Frame 1 (no input): blank canvas, image omitted
Frame 60 (the mouse pressed at the canvas centre just before this capture): blank canvas, image omitted
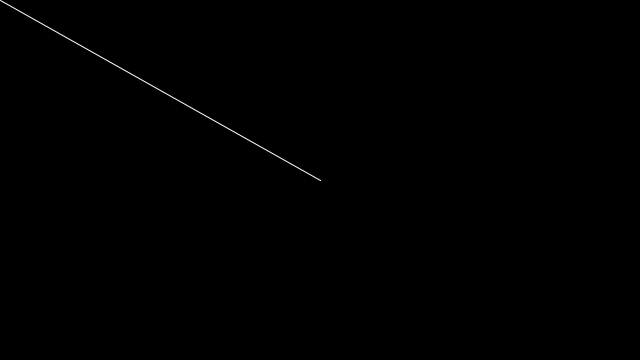
Frame 120 (the mouse held since frame 60 and released just before this capture)

The Processing sketch whose frames 1 and 60 were blank and that drew this single picture after the mouse press (run headless with seeded random() and noise(); from frame 60 on, the mouse is pressed at the canvas centre):

// Processing sketch: sketch_5
// ── sketch_5.pde

void setup() {
  size(640, 360);
  background(000);
}

void draw() {
  stroke(255);
  if (mousePressed == true) {
    line(mouseX, mouseY, pmouseX, pmouseY);
  };
  
}
